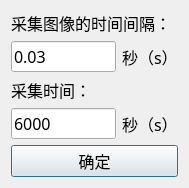
<?xml version="1.0" encoding="UTF-8"?>
<ui version="4.0">
 <class>dialog</class>
 <widget class="QDialog" name="dialog">
  <property name="geometry">
   <rect>
    <x>0</x>
    <y>0</y>
    <width>187</width>
    <height>172</height>
   </rect>
  </property>
  <property name="maximumSize">
   <size>
    <width>300</width>
    <height>200</height>
   </size>
  </property>
  <property name="windowTitle">
   <string>录制视频的参数</string>
  </property>
  <layout class="QVBoxLayout" name="verticalLayout">
   <item>
    <widget class="QLabel" name="label">
     <property name="font">
      <font>
       <family>Microsoft YaHei</family>
       <pointsize>12</pointsize>
      </font>
     </property>
     <property name="text">
      <string>采集图像的时间间隔：</string>
     </property>
    </widget>
   </item>
   <item>
    <layout class="QHBoxLayout" name="horizontalLayout">
     <item>
      <widget class="QLineEdit" name="lineEdit_video_interval">
       <property name="font">
        <font>
         <family>Microsoft YaHei</family>
         <pointsize>12</pointsize>
        </font>
       </property>
       <property name="text">
        <string>0.03</string>
       </property>
      </widget>
     </item>
     <item>
      <widget class="QLabel" name="label_2">
       <property name="font">
        <font>
         <family>Microsoft YaHei</family>
         <pointsize>12</pointsize>
        </font>
       </property>
       <property name="text">
        <string>秒（s）</string>
       </property>
      </widget>
     </item>
    </layout>
   </item>
   <item>
    <widget class="QLabel" name="label_3">
     <property name="font">
      <font>
       <family>Microsoft YaHei</family>
       <pointsize>12</pointsize>
      </font>
     </property>
     <property name="text">
      <string>采集时间：</string>
     </property>
    </widget>
   </item>
   <item>
    <layout class="QHBoxLayout" name="horizontalLayout_2">
     <item>
      <widget class="QLineEdit" name="lineEdit_video_timelong">
       <property name="minimumSize">
        <size>
         <width>105</width>
         <height>0</height>
        </size>
       </property>
       <property name="font">
        <font>
         <family>Microsoft YaHei</family>
         <pointsize>12</pointsize>
        </font>
       </property>
       <property name="text">
        <string>6000</string>
       </property>
      </widget>
     </item>
     <item>
      <widget class="QLabel" name="label_4">
       <property name="font">
        <font>
         <family>Microsoft YaHei</family>
         <pointsize>12</pointsize>
        </font>
       </property>
       <property name="text">
        <string>秒（s）</string>
       </property>
      </widget>
     </item>
    </layout>
   </item>
   <item>
    <widget class="QPushButton" name="pushButton_queding">
     <property name="font">
      <font>
       <family>Microsoft YaHei</family>
       <pointsize>12</pointsize>
      </font>
     </property>
     <property name="text">
      <string>确定</string>
     </property>
    </widget>
   </item>
  </layout>
 </widget>
 <resources/>
 <connections/>
</ui>
